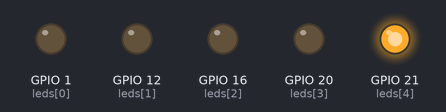
The program below on a simulated Raspberry Pi (BCM pin numbers). Shown: output pins drawn as LEDs (lit = HIGH). At 40.0 s the program stops and its outputs stay as they are.

Above: at 0.5 s.
At 5.35 s:
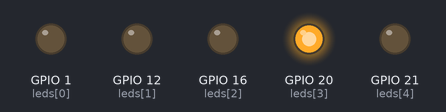
At 10.25 s:
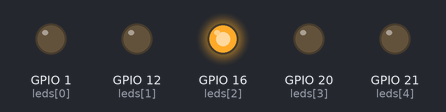
At 20.0 s:
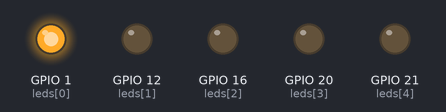
At 30.15 s:
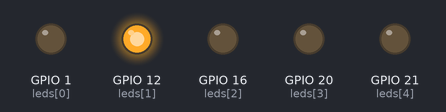
At 40.1 s:
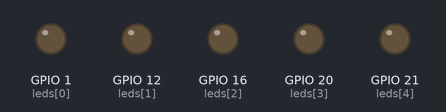
Timing chart, 0 to 41.5 s (numbered marks = the images above):
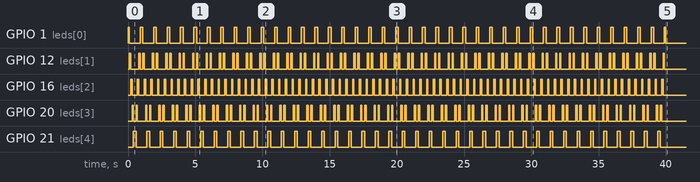

The program:

1_Test.py
```python
from gpiozero import LEDBoard
from signal import pause
from time import sleep

# Chase LEDs
leds = LEDBoard(1, 12, 16, 20, 21)
for i in range(20):
    for j in range(2):
        for led in leds:
            led.on()
            sleep(0.1)
            led.off()
        for led in reversed(leds):
            led.on()
            sleep(0.1)
            led.off() 
```

Measured:
- by itself, GPIO 1 (leds[0]): goes HIGH 0.10 s, 39 × (LOW 0.80 s, HIGH 0.20 s), LOW 0.80 s, HIGH 0.10 s, then LOW
- by itself, GPIO 12 (leds[1]): repeats every 1.0 s: LOW 0.60 s, HIGH 0.10 s, LOW 0.20 s, HIGH 0.10 s, until it stays LOW from 39.9 s
- by itself, GPIO 16 (leds[2]): alternates HIGH for 0.10 s and LOW for 0.40 s, 160 changes in all, then stays LOW
- by itself, GPIO 20 (leds[3]): repeats every 1.0 s: LOW 0.20 s, HIGH 0.10 s, LOW 0.60 s, HIGH 0.10 s, until it stays LOW from 39.7 s
- by itself, GPIO 21 (leds[4]): alternates HIGH for 0.20 s and LOW for 0.80 s, 80 changes in all, then stays LOW
